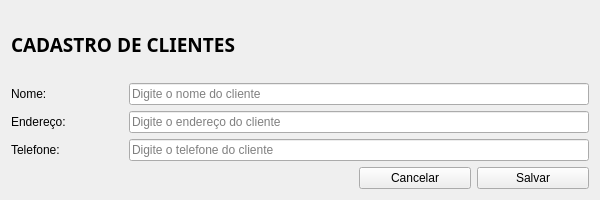
<?xml version="1.0" encoding="UTF-8"?>
<ui version="4.0">
 <class>Form</class>
 <widget class="QWidget" name="Form">
  <property name="windowModality">
   <enum>Qt::ApplicationModal</enum>
  </property>
  <property name="geometry">
   <rect>
    <x>0</x>
    <y>0</y>
    <width>600</width>
    <height>200</height>
   </rect>
  </property>
  <property name="sizePolicy">
   <sizepolicy hsizetype="Fixed" vsizetype="Fixed">
    <horstretch>0</horstretch>
    <verstretch>0</verstretch>
   </sizepolicy>
  </property>
  <property name="minimumSize">
   <size>
    <width>600</width>
    <height>200</height>
   </size>
  </property>
  <property name="maximumSize">
   <size>
    <width>600</width>
    <height>200</height>
   </size>
  </property>
  <property name="windowTitle">
   <string>Cadastro de Clientes</string>
  </property>
  <layout class="QHBoxLayout" name="horizontalLayout">
   <item>
    <layout class="QGridLayout" name="gridLayout">
     <item row="1" column="0">
      <widget class="QLabel" name="label_2">
       <property name="text">
        <string>Nome:</string>
       </property>
      </widget>
     </item>
     <item row="2" column="0">
      <widget class="QLabel" name="label_3">
       <property name="text">
        <string>Endereço:</string>
       </property>
      </widget>
     </item>
     <item row="3" column="0">
      <widget class="QLabel" name="label_4">
       <property name="text">
        <string>Telefone:</string>
       </property>
      </widget>
     </item>
     <item row="4" column="3">
      <widget class="QPushButton" name="cancelar_clientes_btn">
       <property name="text">
        <string>Cancelar</string>
       </property>
      </widget>
     </item>
     <item row="4" column="4">
      <widget class="QPushButton" name="salvar_cliente_btn">
       <property name="text">
        <string>Salvar</string>
       </property>
      </widget>
     </item>
     <item row="3" column="1" colspan="4">
      <widget class="QLineEdit" name="lineEdit_3">
       <property name="placeholderText">
        <string>Digite o telefone do cliente</string>
       </property>
      </widget>
     </item>
     <item row="2" column="1" colspan="4">
      <widget class="QLineEdit" name="lineEdit_2">
       <property name="placeholderText">
        <string>Digite o endereço do cliente</string>
       </property>
      </widget>
     </item>
     <item row="1" column="1" colspan="4">
      <widget class="QLineEdit" name="lineEdit">
       <property name="placeholderText">
        <string>Digite o nome do cliente</string>
       </property>
      </widget>
     </item>
     <item row="4" column="0" colspan="3">
      <spacer name="horizontalSpacer">
       <property name="orientation">
        <enum>Qt::Horizontal</enum>
       </property>
       <property name="sizeHint" stdset="0">
        <size>
         <width>40</width>
         <height>20</height>
        </size>
       </property>
      </spacer>
     </item>
     <item row="0" column="0" colspan="5">
      <widget class="QLabel" name="label">
       <property name="font">
        <font>
         <family>Arial Black</family>
         <pointsize>14</pointsize>
         <weight>75</weight>
         <bold>true</bold>
        </font>
       </property>
       <property name="text">
        <string>CADASTRO DE CLIENTES</string>
       </property>
      </widget>
     </item>
    </layout>
   </item>
  </layout>
 </widget>
 <resources/>
 <connections/>
</ui>
